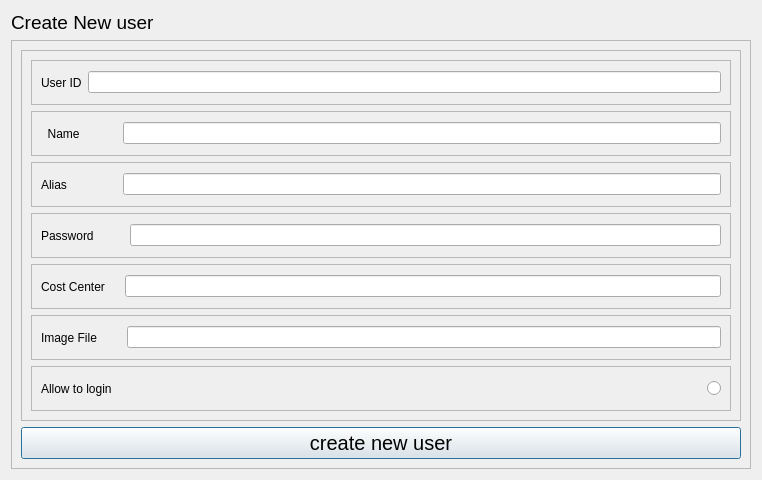
<?xml version="1.0" encoding="UTF-8"?>
<ui version="4.0">
 <class>newUserForm</class>
 <widget class="QDialog" name="newUserForm">
  <property name="geometry">
   <rect>
    <x>0</x>
    <y>0</y>
    <width>762</width>
    <height>480</height>
   </rect>
  </property>
  <property name="minimumSize">
   <size>
    <width>50</width>
    <height>0</height>
   </size>
  </property>
  <property name="baseSize">
   <size>
    <width>114</width>
    <height>0</height>
   </size>
  </property>
  <property name="windowTitle">
   <string>Dialog</string>
  </property>
  <layout class="QVBoxLayout" name="verticalLayout">
   <item>
    <widget class="QLabel" name="label">
     <property name="maximumSize">
      <size>
       <width>16777215</width>
       <height>50</height>
      </size>
     </property>
     <property name="font">
      <font>
       <pointsize>14</pointsize>
      </font>
     </property>
     <property name="text">
      <string>Create New user</string>
     </property>
    </widget>
   </item>
   <item>
    <widget class="QFrame" name="frame">
     <property name="frameShape">
      <enum>QFrame::StyledPanel</enum>
     </property>
     <property name="frameShadow">
      <enum>QFrame::Sunken</enum>
     </property>
     <layout class="QVBoxLayout" name="verticalLayout_2">
      <item>
       <widget class="QScrollArea" name="scrollArea">
        <property name="widgetResizable">
         <bool>true</bool>
        </property>
        <widget class="QWidget" name="scrollAreaWidgetContents">
         <property name="geometry">
          <rect>
           <x>0</x>
           <y>-75</y>
           <width>697</width>
           <height>420</height>
          </rect>
         </property>
         <layout class="QVBoxLayout" name="verticalLayout_3">
          <item>
           <widget class="QFrame" name="frame_2">
            <property name="frameShape">
             <enum>QFrame::StyledPanel</enum>
            </property>
            <property name="frameShadow">
             <enum>QFrame::Raised</enum>
            </property>
            <layout class="QHBoxLayout" name="horizontalLayout">
             <item>
              <widget class="QLabel" name="label_2">
               <property name="maximumSize">
                <size>
                 <width>92</width>
                 <height>16777215</height>
                </size>
               </property>
               <property name="baseSize">
                <size>
                 <width>154</width>
                 <height>0</height>
                </size>
               </property>
               <property name="text">
                <string>User ID</string>
               </property>
              </widget>
             </item>
             <item>
              <widget class="QLineEdit" name="user_id"/>
             </item>
            </layout>
           </widget>
          </item>
          <item>
           <widget class="QFrame" name="frame_14">
            <property name="frameShape">
             <enum>QFrame::StyledPanel</enum>
            </property>
            <property name="frameShadow">
             <enum>QFrame::Raised</enum>
            </property>
            <layout class="QHBoxLayout" name="horizontalLayout_22">
             <item>
              <widget class="QLabel" name="label_23">
               <property name="maximumSize">
                <size>
                 <width>92</width>
                 <height>16777215</height>
                </size>
               </property>
               <property name="baseSize">
                <size>
                 <width>154</width>
                 <height>0</height>
                </size>
               </property>
               <property name="text">
                <string>  Name           </string>
               </property>
              </widget>
             </item>
             <item>
              <widget class="QLineEdit" name="user_name">
               <property name="baseSize">
                <size>
                 <width>29</width>
                 <height>0</height>
                </size>
               </property>
              </widget>
             </item>
            </layout>
           </widget>
          </item>
          <item>
           <widget class="QFrame" name="frame_3">
            <property name="frameShape">
             <enum>QFrame::StyledPanel</enum>
            </property>
            <property name="frameShadow">
             <enum>QFrame::Raised</enum>
            </property>
            <layout class="QHBoxLayout" name="horizontalLayout_17">
             <item>
              <widget class="QLabel" name="label_18">
               <property name="maximumSize">
                <size>
                 <width>92</width>
                 <height>16777215</height>
                </size>
               </property>
               <property name="baseSize">
                <size>
                 <width>154</width>
                 <height>0</height>
                </size>
               </property>
               <property name="text">
                <string>Alias               </string>
               </property>
              </widget>
             </item>
             <item>
              <widget class="QLineEdit" name="user_alias"/>
             </item>
            </layout>
           </widget>
          </item>
          <item>
           <widget class="QFrame" name="frame_5">
            <property name="frameShape">
             <enum>QFrame::StyledPanel</enum>
            </property>
            <property name="frameShadow">
             <enum>QFrame::Raised</enum>
            </property>
            <layout class="QHBoxLayout" name="horizontalLayout_19">
             <item>
              <widget class="QLabel" name="label_20">
               <property name="maximumSize">
                <size>
                 <width>92</width>
                 <height>16777215</height>
                </size>
               </property>
               <property name="baseSize">
                <size>
                 <width>154</width>
                 <height>0</height>
                </size>
               </property>
               <property name="text">
                <string>Password         </string>
               </property>
              </widget>
             </item>
             <item>
              <widget class="QLineEdit" name="user_password"/>
             </item>
            </layout>
           </widget>
          </item>
          <item>
           <widget class="QFrame" name="frame_4">
            <property name="frameShape">
             <enum>QFrame::StyledPanel</enum>
            </property>
            <property name="frameShadow">
             <enum>QFrame::Raised</enum>
            </property>
            <layout class="QHBoxLayout" name="horizontalLayout_18">
             <item>
              <widget class="QLabel" name="label_19">
               <property name="maximumSize">
                <size>
                 <width>92</width>
                 <height>16777215</height>
                </size>
               </property>
               <property name="baseSize">
                <size>
                 <width>154</width>
                 <height>0</height>
                </size>
               </property>
               <property name="text">
                <string>Cost Center    </string>
               </property>
              </widget>
             </item>
             <item>
              <widget class="QLineEdit" name="user_costCenter"/>
             </item>
            </layout>
           </widget>
          </item>
          <item>
           <widget class="QFrame" name="frame_8">
            <property name="frameShape">
             <enum>QFrame::StyledPanel</enum>
            </property>
            <property name="frameShadow">
             <enum>QFrame::Raised</enum>
            </property>
            <layout class="QHBoxLayout" name="horizontalLayout_20">
             <item>
              <widget class="QLabel" name="label_21">
               <property name="maximumSize">
                <size>
                 <width>92</width>
                 <height>16777215</height>
                </size>
               </property>
               <property name="baseSize">
                <size>
                 <width>154</width>
                 <height>0</height>
                </size>
               </property>
               <property name="text">
                <string>Image File       </string>
               </property>
              </widget>
             </item>
             <item>
              <widget class="QLineEdit" name="Image"/>
             </item>
            </layout>
           </widget>
          </item>
          <item>
           <widget class="QFrame" name="frame_11">
            <property name="frameShape">
             <enum>QFrame::StyledPanel</enum>
            </property>
            <property name="frameShadow">
             <enum>QFrame::Raised</enum>
            </property>
            <layout class="QHBoxLayout" name="horizontalLayout_21">
             <item>
              <widget class="QLabel" name="label_22">
               <property name="text">
                <string>Allow to login</string>
               </property>
              </widget>
             </item>
             <item>
              <spacer name="horizontalSpacer">
               <property name="orientation">
                <enum>Qt::Horizontal</enum>
               </property>
               <property name="sizeHint" stdset="0">
                <size>
                 <width>40</width>
                 <height>20</height>
                </size>
               </property>
              </spacer>
             </item>
             <item>
              <widget class="QRadioButton" name="allowedToLogin">
               <property name="text">
                <string/>
               </property>
              </widget>
             </item>
            </layout>
           </widget>
          </item>
         </layout>
        </widget>
       </widget>
      </item>
      <item>
       <widget class="QPushButton" name="pushButton">
        <property name="font">
         <font>
          <pointsize>15</pointsize>
         </font>
        </property>
        <property name="text">
         <string>create new user</string>
        </property>
       </widget>
      </item>
     </layout>
    </widget>
   </item>
  </layout>
 </widget>
 <resources/>
 <connections/>
</ui>
